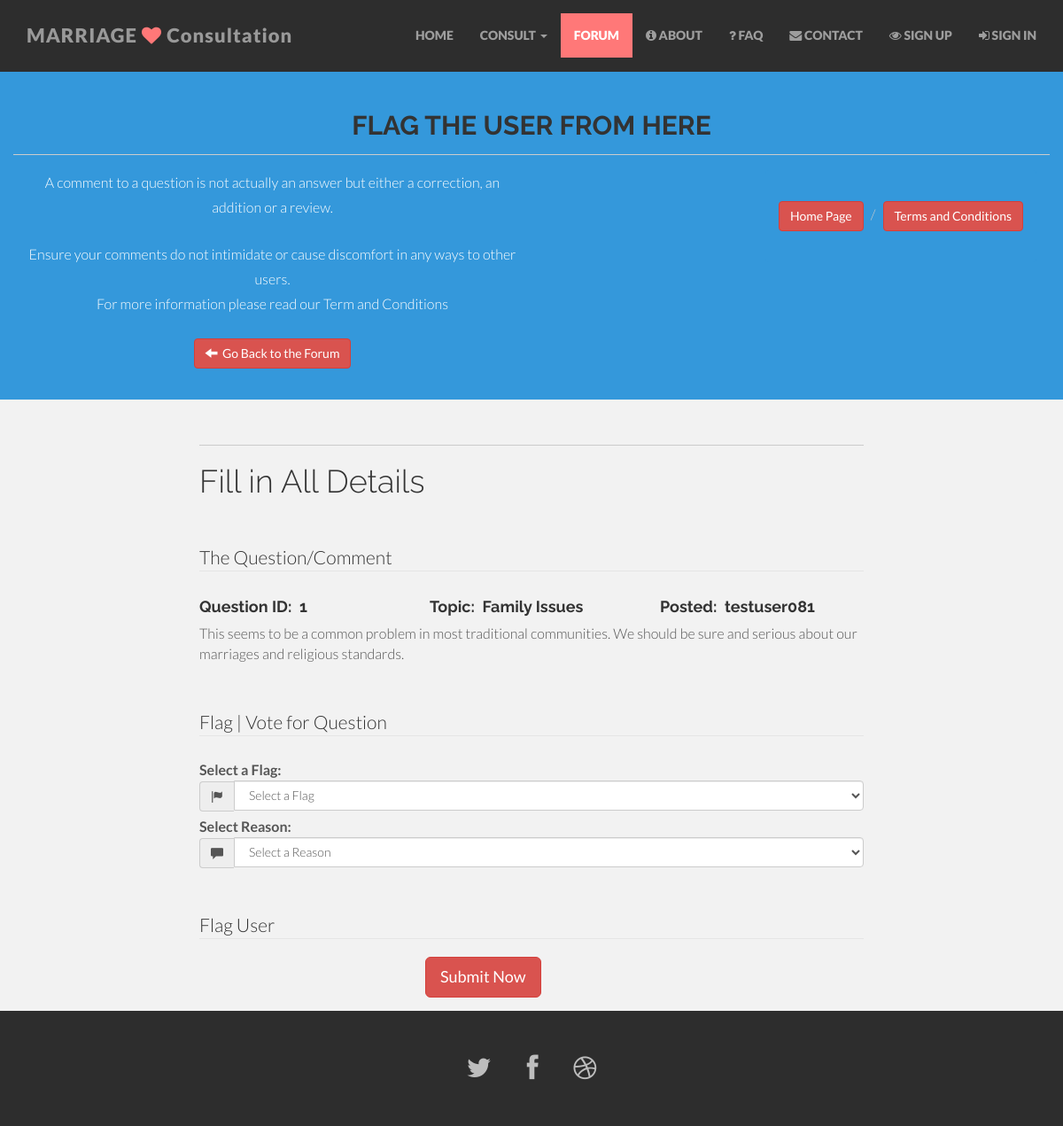
The page /postf.php?qid=1 on the database its author committed.
### tables this page shows
CREATE TABLE `tbtopics` (
  `topicid` int(11) NOT NULL,
  `topic` varchar(50) NOT NULL
);

CREATE TABLE `tbusers` (
  `userid` int(11) NOT NULL,
  `username` varchar(50) NOT NULL,
  `password` varchar(50) NOT NULL,
  `fname` varchar(50) NOT NULL,
  `lname` varchar(50) NOT NULL,
  `email` varchar(50) NOT NULL,
  `phone` varchar(25) DEFAULT NULL,
  `regdate` datetime NOT NULL,
  `professionid` int(11) NOT NULL
);

CREATE TABLE `tbqstcomments` (
  `qstcommentid` int(11) NOT NULL,
  `questionid` int(11) NOT NULL,
  `userid` int(11) NOT NULL,
  `posted` datetime NOT NULL,
  `comment` text
);

### postf.php (the view, shortened to what this page needs)
<?php
    require "cn/dbconn.inc.php";
 ?>
<!DOCTYPE html>
<html lang="en">
  <head>
    <link href="css/bootstrap.css" rel="stylesheet">
    <link href="css/font-awesome.min.css" rel="stylesheet">
    <link href="css/main.css" rel="stylesheet">
  </head>
  <body id="forum">
    <?php  include "cn/header.php"; ?>
    <section id="blue">
        <div class="container">
            <div class="row centered">
                <h2><b>FLAG THE USER FROM HERE</b></h2><hr/>
                <div class="col-md-6 ">
                    <p>
                        A comment to a question is not actually an answer but either a correction, an addition or a review.
                    </p>
                    <p>
                        Ensure your comments do not intimidate or cause discomfort in any ways to other users. <br/>For more information please read our Term and Conditions<br>
                    </p>
                    <a href="forum.php" class="btn btn-danger"><span class="glyphicon glyphicon-arrow-left"></span>&nbsp;&nbsp;Go Back to the Forum</a>
                </div>
                <div class="col-md-6">
                    <ul class="breadcrumb pull-right" id="blue">
                        <li><a href="index.php" class="btn btn-danger">Home Page</a></li>
                        <li><a href="terms.php" class="btn btn-danger">Terms and Conditions</a></li>
                    </ul>
                </div>
                </div>
            </div>
    </section>
    <section class="container desc">
        <div class="row">
            <div class="col-md-2"></div>
            <div class="col-md-8">
                <form action="connect.php" method="POST" class="form-horizontal form-responsive">
                    <hr/>
                    <h1 class="center">Fill in All Details</h1>
                    <fieldset>
                        <legend>The Question/Comment</legend>
                        <?php
                            $cmtid=$_GET['qid'];
                            $cmtsql="SELECT * FROM tbqstcomments JOIN tbquestions USING(questionid) JOIN tbtopics USING(topicid) WHERE tbqstcomments.questionid=$cmtid;";
                            $usersql="SELECT username FROM tbqstcomments JOIN tbusers USING(userid) WHERE questionid=$cmtid;";
                            $cmtres=mysqli_query($conn,$cmtsql)OR die("Failed to Execute Query");
                            $usersql=mysqli_query($conn,$usersql) OR die("Failed to Execute Query");
                            if(mysqli_num_rows($cmtres)>0 && mysqli_num_rows($usersql)>0){
                                $cmt=mysqli_fetch_assoc($cmtres);
                                $usern=mysqli_fetch_assoc($usersql);
                            }
                        ?>
                        <div class="row">
                                <div class="col-lg-4 col-md-4 col-sm-4 col-xs-4"><h4>Question ID:&nbsp;&nbsp;<?php echo $cmtid; ?></h4></div>
                                <div class="col-lg-4 col-md-4 col-sm-4 col-xs-4"><h4>Topic:&nbsp;&nbsp;<?php echo $cmt['topic'];?></h4></div>
                                <div class="col-lg-4 col-md-4 col-sm-4 col-xs-4"><h4>Posted:&nbsp;&nbsp;<?php echo $usern['username'];?></h4></div>
                                <div class="col-md-12">
                                    <?php echo $cmt['comment']; ?>
                                </div>
                        </div>
                    </fieldset>
                    <fieldset>
                        <legend>Flag | Vote for Question</legend>
                        <div class="formgroup">
                            <label for="question" class="control-label">Select a Flag:</label>
                            <div class="input-group">
                                <span class="glyphicon glyphicon-flag input-group-addon"></span>
                                <select name="flagid" id="flagid" class="form-control">
                                    <option value="0" disabled selected class="form-control">Select a Flag</option>
                                </select>
                            </div>
                        </div>
                        <div class="formgroup">
                            <label for="question" class="control-label">Select Reason:</label>
                            <div class="input-group">
                                <span class="glyphicon glyphicon-comment input-group-addon"></span>
                                <select name="reason" class="form-control">
                                    <option value="0" disabled selected class="form-control">Select a Reason</option>
                                </select>
                            </div>
                        </div>
                    </fieldset>
                    <fieldset>
                        <legend>Flag User</legend>
                        <div class="form-group">
                            <div class="row">
                                <span class="col-md-4"></span>
                                <span class="col-md-4"><button name="flag" type="submit" class="btn btn-danger btn-lg">Submit Now</button></span>
                                <span class="col-md-4"></span>
                            </div>
                        </div>
                    </fieldset>
                </form>
            </div>
            <div class="col-md-2"></div>
        </div>
    </section>
    <?php include "cn/footer.php";?>
</body>
</html>

### css/main.css (style rules this page uses)
body { background-color: #f2f2f2; font-family: "Lato"; font-weight: 300; font-size: 16px; color: #555; -webkit-font-smoothing: antialiased; -webkit-overflow-scrolling: touch; margin-top: 70px; }
h1, h2, h3, h4, h5, h6 { font-family: "Raleway"; font-weight: 300; color: #333; }
p { line-height: 28px; margin-bottom: 25px; }
.centered { text-align: center; }
a { color: #f85c37; word-wrap: break-word; -webkit-transition: color 0.1s ease-in, background 0.1s ease-in; -moz-transition: color 0.1s ease-in, background 0.1s ease-in; -ms-transition: color 0.1s ease-in, background 0.1s ease-in; -o-transition: color 0.1s ease-in, background 0.1s ease-in; transition: color 0.1s ease-in, background 0.1s ease-in; }
a:before, a:after { -webkit-transition: color 0.1s ease-in, background 0.1s ease-in; -moz-transition: color 0.1s ease-in, background 0.1s ease-in; -ms-transition: color 0.1s ease-in, background 0.1s ease-in; -o-transition: color 0.1s ease-in, background 0.1s ease-in; transition: color 0.1s ease-in, background 0.1s ease-in; }
hr { display: block; height: 1px; border: 0; border-top: 1px solid #ccc; margin: 1em 0; padding: 0; }
#blue { background: #3498db; padding-top: 35px; padding-bottom: 35px; }
#blue p { color: white; }
.desc { padding-top: 35px; }
.desc h4 { font-weight: 700; }

### rows shown on the page
tbtopics: topic "Family Issues"
tbusers: username "testuser081"
tbqstcomments: comment "This seems to be a common problem in most traditional communities. We should be sure and serious about our marriages and religious standards."

### other values the page prints
$cmtid "1"
